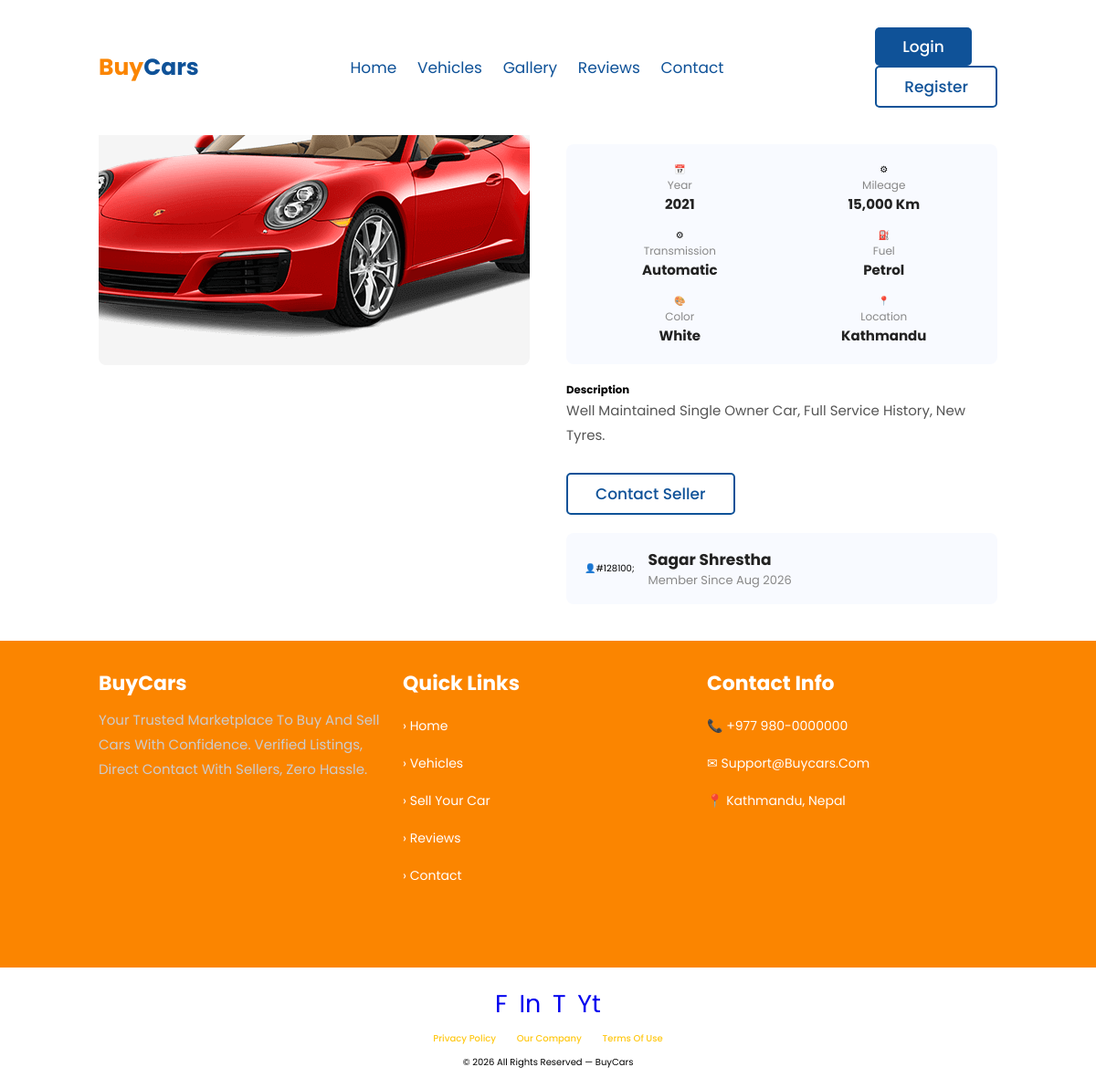
The app's page /car-details.php?id=1, older data.
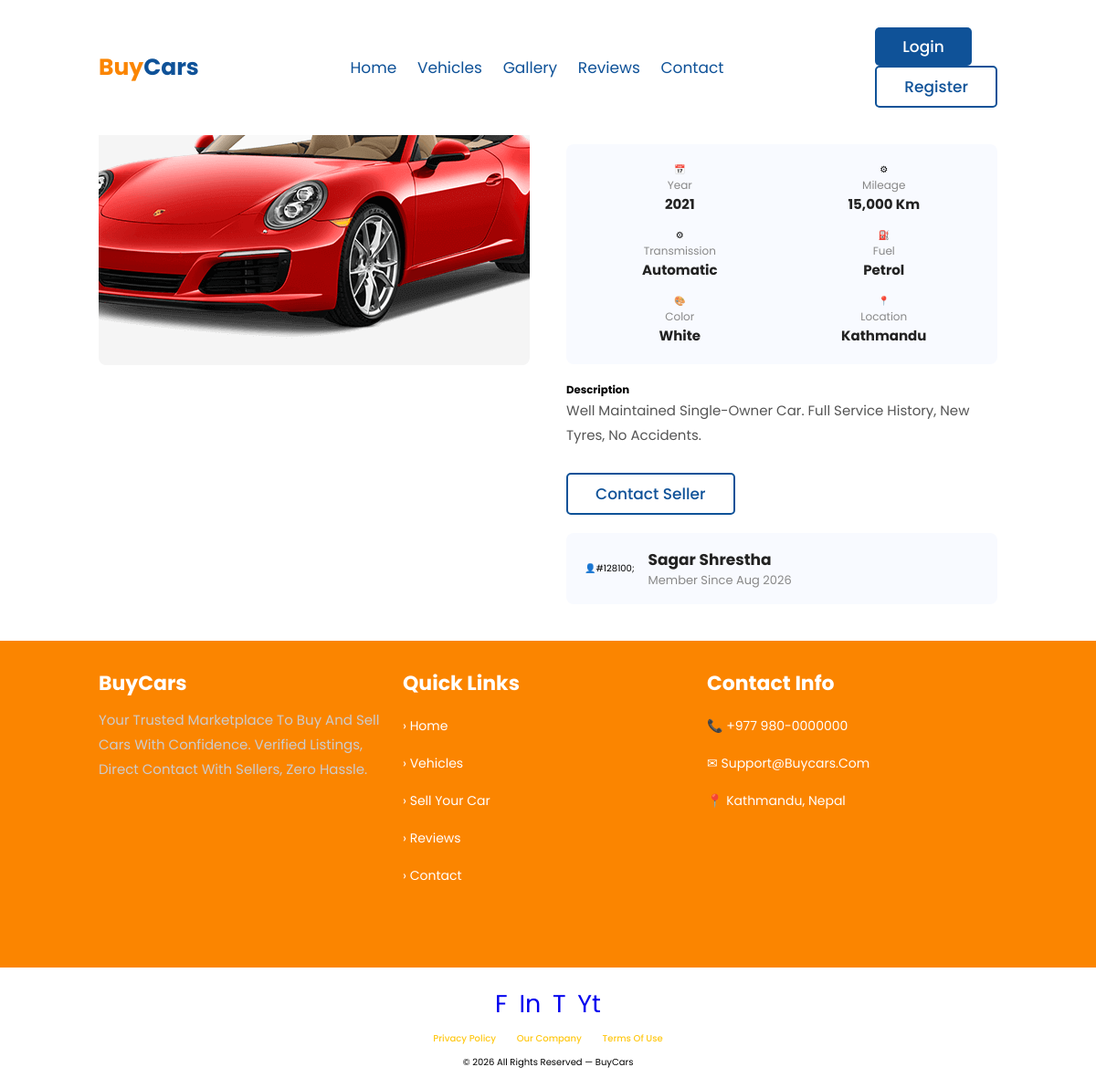
The same page, newer data.
### tables this page shows
CREATE TABLE `cars` (
    `id`             INT UNSIGNED  NOT NULL AUTO_INCREMENT,
    `seller_id`      INT UNSIGNED  NOT NULL,
    `title`          VARCHAR(150)  NOT NULL,
    `brand`          VARCHAR(60)   NOT NULL,
    `model`          VARCHAR(60)   NOT NULL,
    `year`           SMALLINT UNSIGNED NOT NULL,
    `price`          DECIMAL(12,2) NOT NULL,
    `mileage`        INT UNSIGNED  NOT NULL DEFAULT 0,
    `fuel_type`      ENUM('petrol','diesel','electric','hybrid','cng') NOT NULL DEFAULT 'petrol',
    `transmission`   ENUM('automatic','manual')   NOT NULL DEFAULT 'automatic',
    `condition_type` ENUM('new','used')            NOT NULL DEFAULT 'used',
    `color`          VARCHAR(40)   DEFAULT NULL,
    `location`       VARCHAR(120)  DEFAULT NULL,
    `description`    TEXT,
    `status`         ENUM('pending','approved','rejected','sold') NOT NULL DEFAULT 'pending',
    `views`          INT UNSIGNED  NOT NULL DEFAULT 0,
    `created_at`     DATETIME      NOT NULL DEFAULT CURRENT_TIMESTAMP,
    `updated_at`     DATETIME      NOT NULL DEFAULT CURRENT_TIMESTAMP ON UPDATE CURRENT_TIMESTAMP,
    PRIMARY KEY (`id`),
    KEY `idx_status` (`status`),
    KEY `idx_brand`  (`brand`),
    KEY `idx_price`  (`price`),
    CONSTRAINT `fk_cars_seller` FOREIGN KEY (`seller_id`) REFERENCES `users` (`id`) ON DELETE CASCADE
);

CREATE TABLE `users` (
    `id`         INT UNSIGNED     NOT NULL AUTO_INCREMENT,
    `name`       VARCHAR(100)     NOT NULL,
    `email`      VARCHAR(150)     NOT NULL,
    `password`   VARCHAR(255)     NOT NULL,
    `phone`      VARCHAR(20)      DEFAULT NULL,
    `avatar`     VARCHAR(255)     DEFAULT NULL,
    `role`       ENUM('user','admin') NOT NULL DEFAULT 'user',
    `status`     ENUM('active','blocked') NOT NULL DEFAULT 'active',
    `created_at` DATETIME         NOT NULL DEFAULT CURRENT_TIMESTAMP,
    PRIMARY KEY (`id`),
    UNIQUE KEY `uq_email` (`email`)
);

### includes/functions.php (called while the page is built, shortened)
<?php
function clean($str) {
    return htmlspecialchars(trim($str ?? ''), ENT_QUOTES, 'UTF-8');
}
function current_user_id() {
    return $_SESSION['user_id'] ?? null;
}

### car-details.php (the view, shortened to what this page needs)
<?php
require_once __DIR__ . '/config/config.php';
$id = (int)($_GET['id'] ?? 0);
$stmt = $pdo->prepare("SELECT cars.*, users.name AS seller_name, users.phone AS seller_phone, users.email AS seller_email, users.created_at AS seller_since
                        FROM cars JOIN users ON users.id = cars.seller_id WHERE cars.id = ?");
$stmt->execute([$id]);
$car = $stmt->fetch();
if ($car['status'] === 'approved' && $car['seller_id'] != current_user_id()) {
    $pdo->prepare("UPDATE cars SET views = views + 1 WHERE id = ?")->execute([$id]);
}
$imgStmt = $pdo->prepare("SELECT * FROM car_images WHERE car_id = ? ORDER BY is_primary DESC, id ASC");
$imgStmt->execute([$id]);
$images = $imgStmt->fetchAll();
require_once __DIR__ . '/includes/header.php';
?>
<section class="car-details" data-aos="fade-up">
    <div class="cd-gallery">
        <div class="cd-main-img">
            <img id="mainImg" src="<?= BASE_URL . clean($images[0]['image_path']) ?>" alt="<?= clean($car['title']) ?>">
        </div>
    </div>
    <div class="cd-info">
        <h1><?= clean($car['title']) ?></h1>
        <div class="cd-price"><?= format_price($car['price']) ?></div>
        <div class="cd-specs">
            <div>&#128197;<span>Year</span><strong><?= (int)$car['year'] ?></strong></div>
            <div>&#9881;<span>Mileage</span><strong><?= number_format($car['mileage']) ?> km</strong></div>
            <div>&#9881;<span>Transmission</span><strong><?= ucfirst($car['transmission']) ?></strong></div>
            <div>&#9981;<span>Fuel</span><strong><?= ucfirst($car['fuel_type']) ?></strong></div>
            <div>&#127912;<span>Color</span><strong><?= clean($car['color'] ?: 'N/A') ?></strong></div>
            <div>&#128205;<span>Location</span><strong><?= clean($car['location'] ?: 'N/A') ?></strong></div>
        </div>
        <h3>Description</h3>
        <p class="cd-desc"><?= nl2br(clean($car['description'])) ?></p>
        <div class="cd-actions">
            <?php if (current_user_id() != $car['seller_id']): ?>
                <button class="btn btn-outline" onclick="document.getElementById('inquiryModal').classList.add('open')"> Contact Seller</button>
            <?php endif; ?>
        </div>
        <div class="seller-card">
            &#128100;#128100;
            <div>
                <h4><?= clean($car['seller_name']) ?></h4>
                <p>Member since <?= date('M Y', strtotime($car['seller_since'])) ?></p>
            </div>
        </div>
    </div>
</section>
<?php require_once __DIR__ . '/includes/footer.php'; ?>

Row changes from the older to the newer data that the page shows:
changed cars "Automatic": description "Well Maintained Single Owner Car, Full Service History, New Tyres." → "Well Maintained Single-Owner Car. Full Service History, New Tyres, No Accidents."
